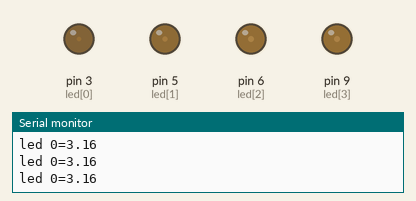
This sketch was run on a simulated Arduino Uno, built with avr-gcc and run on an emulated ATmega328P. Shown: output pins drawn as LEDs (lit = HIGH), the last lines printed to the serial monitor.

Above: at 0.05 s.
At 3.42 s:
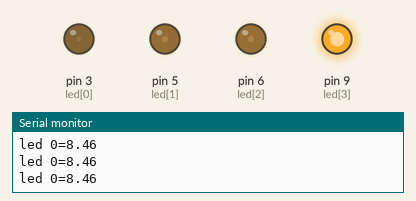
At 11.29 s:
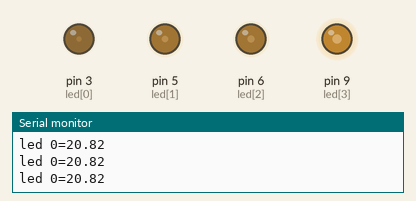
At 19.21 s:
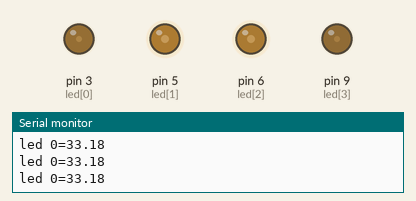
At 24.27 s:
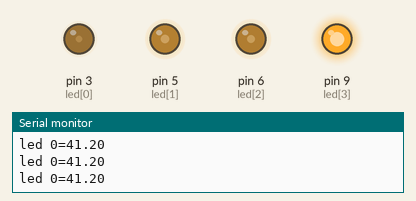
At 39.61 s:
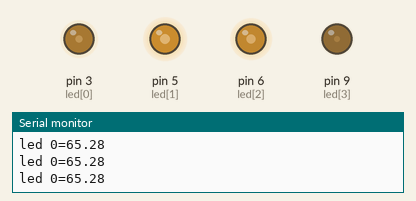
Timing chart, 0 to 40.0 s (numbered marks = the images above):
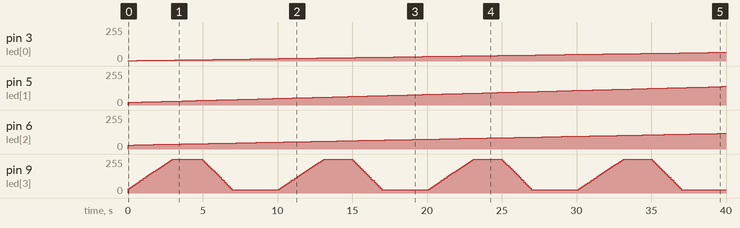

Measured:
- by itself, pin 3 (led[0]): moves from 0/255 to 65/255 over 39.5 s
- by itself, pin 5 (led[1]): moves from 0/255 to 139/255 over 39.8 s
- by itself, pin 6 (led[2]): moves from 0/255 to 118/255 over 40.0 s

The sketch:

lampe_final.ino
```cpp
int f = 1;
unsigned long startTime[4] = {0, 0, 0, 0 };
unsigned long t1[4] = {157000*f,77000*f,100000*f,3000*f};
unsigned long t2[4]=  {357000,127000,200000,5000};
unsigned long t3[4] = {407000,227000,300000,7000};
unsigned long t4[4] = {457000,257000,351000,10000};

int led[4] = {3,5,6,9} ;     // the PWM pin the LED is attached to
int x= 0;// serilaprint to watch
int del = 100; //delay

float minlevel1[4] = {3,20,30,25};
float brightness[4] = {3,20,30,25};    // how bright the LED is
float fadeAmountUP[4] = {((255-brightness[0])/(t1[0]/del)),((255-brightness[1])/(t1[1]/del)),((255-brightness[2])/(t1[2]/del)),((255-brightness[3])/(t1[3]/del))};    // how many points to fade the LED by
float fadeAmountDOWN[4] = {((255-minlevel1[0])/((t3[0]-t2[0])/del)),((255-minlevel1[1])/((t3[1]-t2[1])/del)),((255-minlevel1[2])/((t3[2]-t2[2])/del)),((255-minlevel1[3])/((t3[3]-t2[3])/del))};    // how many points to fade the LED by

//       t1              t2                               t1'          t2' ...
//        ________________                                .____________
//       .                  .                           .
//     .                       .                      .
//   .                            .  t3          t4 .
// .                                ._____________.
//
//.................................................................................


void setup()
{
  pinMode(3, OUTPUT);
  pinMode(5, OUTPUT);
  pinMode(6, OUTPUT);
  pinMode(9, OUTPUT);
  Serial.begin(9600);
  Serial.println("OK");
}

void loop()
{

for (int i=0; i<4; i++) {
   unsigned long loopTime[4] = {millis() - startTime[0],millis() - startTime[1],millis() - startTime[2],millis() - startTime[3]}; //Calculate the time since last time the cycle was completed

 if ((loopTime[i] <= t1[i]) && (brightness[i] < 255)) //Check if the time is less than 1000 millis, and if so, run loop 1
 {
  brightness[i] = brightness[i]  + fadeAmountUP[i];
  Serial.print("led ");
  Serial.print(x);
  Serial.print("=");
  Serial.println(brightness[x]);
  analogWrite(led[i], brightness[i]);


 }


 else if (loopTime[i] > t1[i] && loopTime[i] <= t2[i]) //If time is over 1000 millis and less than/or 2000 millis, run loop 2
 {
  brightness[i] = 255;
  Serial.print("led ");
  Serial.print(x);
  Serial.print("=");
  Serial.println(brightness[x]);
  analogWrite(led[i], brightness[i]);


 }

  else if (((loopTime[i] > t2[i]) && (loopTime[i] <= t3[i])) && (brightness[i] >  minlevel1[i])) //If time is over 1000 millis and less than/or 2000 millis, run loop 2
 {
       brightness[i] = brightness[i]- fadeAmountDOWN[i];
        Serial.print("led ");
  Serial.print(x);
  Serial.print("=");
       Serial.println(brightness[x]);
       analogWrite(led[i], brightness[i]);

 }
   else if ((loopTime[i] > t3[i]) && (loopTime[i] <= t4[i]) ) //If time is over  and less than/or 2000 millis, run loop 2
 {
       brightness[i] = minlevel1[i];
        Serial.print("led ");
     Serial.print(x);
     Serial.print("=");
       Serial.println(brightness[x]);

       analogWrite(led[i], brightness[i]);

 }

 else if (loopTime[i] > t4[i]) //If time is over 2000 millis, set the startTime to millis so the loop time will be reset to zero
 {
   startTime[i] = millis();
}
}
delay(del);
}
```
